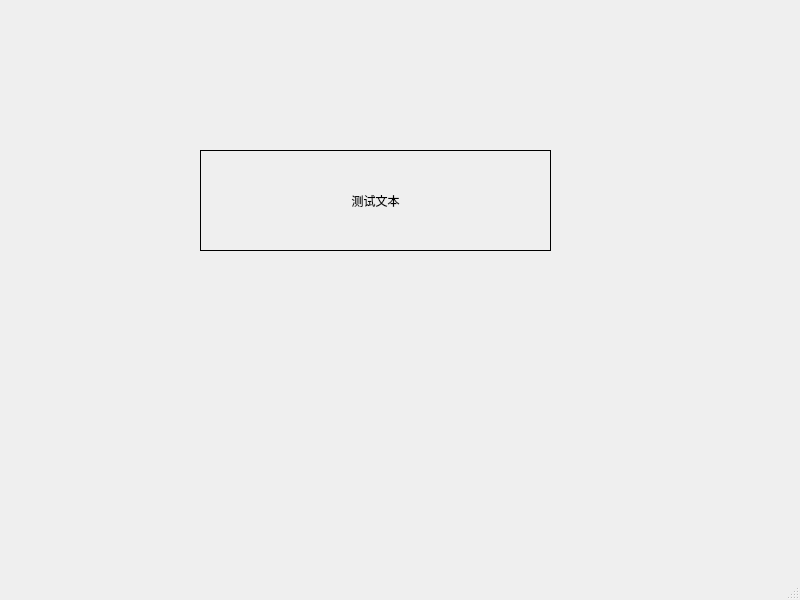
<?xml version="1.0" encoding="UTF-8"?>
<ui version="4.0">
 <class>MainWindow</class>
 <widget class="QMainWindow" name="MainWindow">
  <property name="geometry">
   <rect>
    <x>0</x>
    <y>0</y>
    <width>800</width>
    <height>600</height>
   </rect>
  </property>
  <property name="windowTitle">
   <string>MainWindow</string>
  </property>
  <widget class="QWidget" name="centralwidget">
   <widget class="mylabel" name="label">
    <property name="geometry">
     <rect>
      <x>200</x>
      <y>150</y>
      <width>351</width>
      <height>101</height>
     </rect>
    </property>
    <property name="frameShape">
     <enum>QFrame::Box</enum>
    </property>
    <property name="text">
     <string>测试文本</string>
    </property>
    <property name="alignment">
     <set>Qt::AlignCenter</set>
    </property>
   </widget>
  </widget>
  <widget class="QMenuBar" name="menubar">
   <property name="geometry">
    <rect>
     <x>0</x>
     <y>0</y>
     <width>800</width>
     <height>25</height>
    </rect>
   </property>
  </widget>
  <widget class="QStatusBar" name="statusbar"/>
 </widget>
 <customwidgets>
  <customwidget>
   <class>mylabel</class>
   <extends>QLabel</extends>
   <header location="global">mylabel.h</header>
  </customwidget>
 </customwidgets>
 <resources/>
 <connections/>
</ui>
